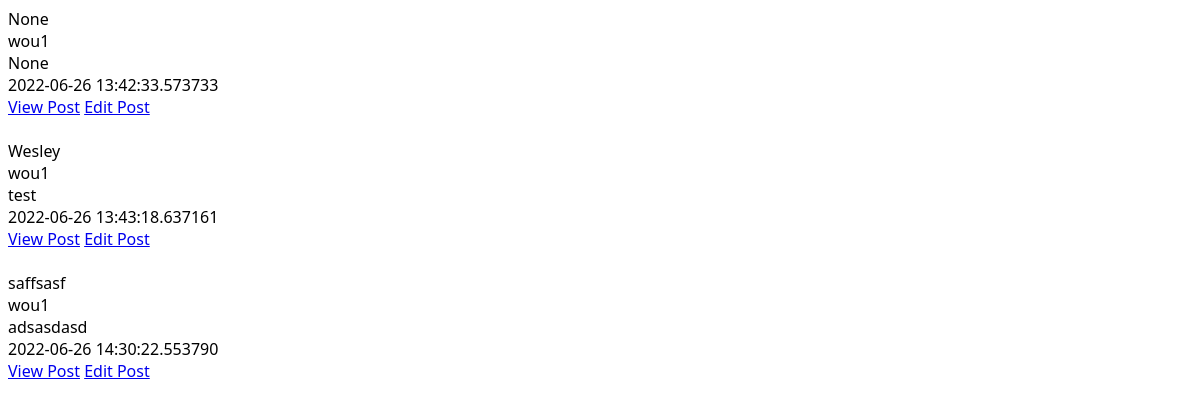
Page /posts on the earlier database version.
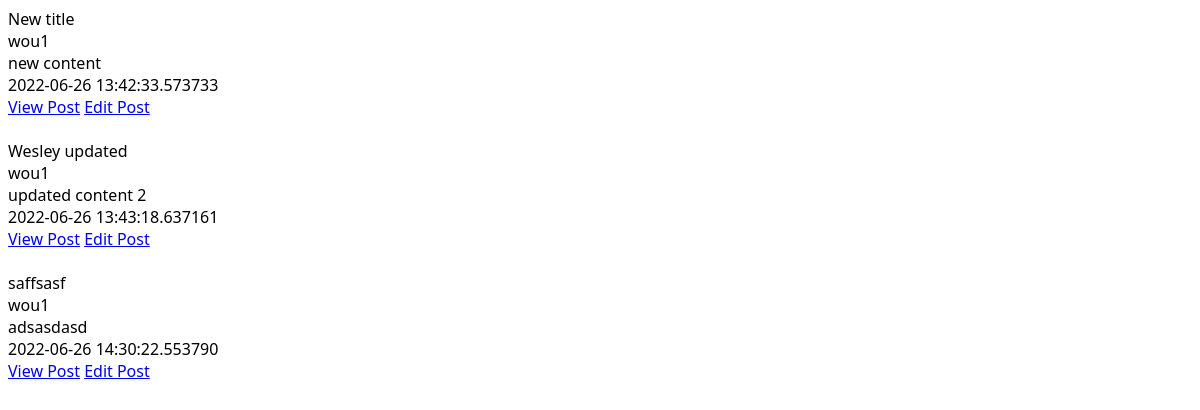
Same page on the later database version.
### models.py (models this page shows)
class Post(db.Model):
    id = db.Column(db.Integer, primary_key=True)
    title = db.Column(db.String(100))
    content = db.Column(db.Text)
    author = db.Column(db.String(100)) #needs connec to user
    date_posted = db.Column(db.DateTime, default=datetime.utcnow)
    slug = db.Column(db.String(256))

### app.py (the view)
@app.route('/posts')
def posts():
    posts = Post.query.order_by(Post.date_posted)
    return render_template("posts.html", posts=posts)

### templates/posts.html (shortened to what this page needs)
<!DOCTYPE html>
<html lang="en">
<head>
</head>
<link rel="stylesheet" href="/static/style.css">
<body>
{% for post in posts %}
    {{ post.title }}<br>
    {{ post.author }}<br>
    {{ post.content }}<br>
    {{ post.date_posted }}<br>
    <a href="{{ url_for('post', id=post.id) }}">View Post</a>
    <a href="{{ url_for('edit_post', id=post.id) }}">Edit Post</a>
    <br><br>
{% endfor %}
</body>
</html>

### static/style.css (style rules this page uses)
* { font-family: Segoe UI; }

Differences in the rows shown:
changed Post: title "None" → "New title"; content "None" → "new content"
changed Post: title "Wesley" → "Wesley updated"; content "test" → "updated content 2"
